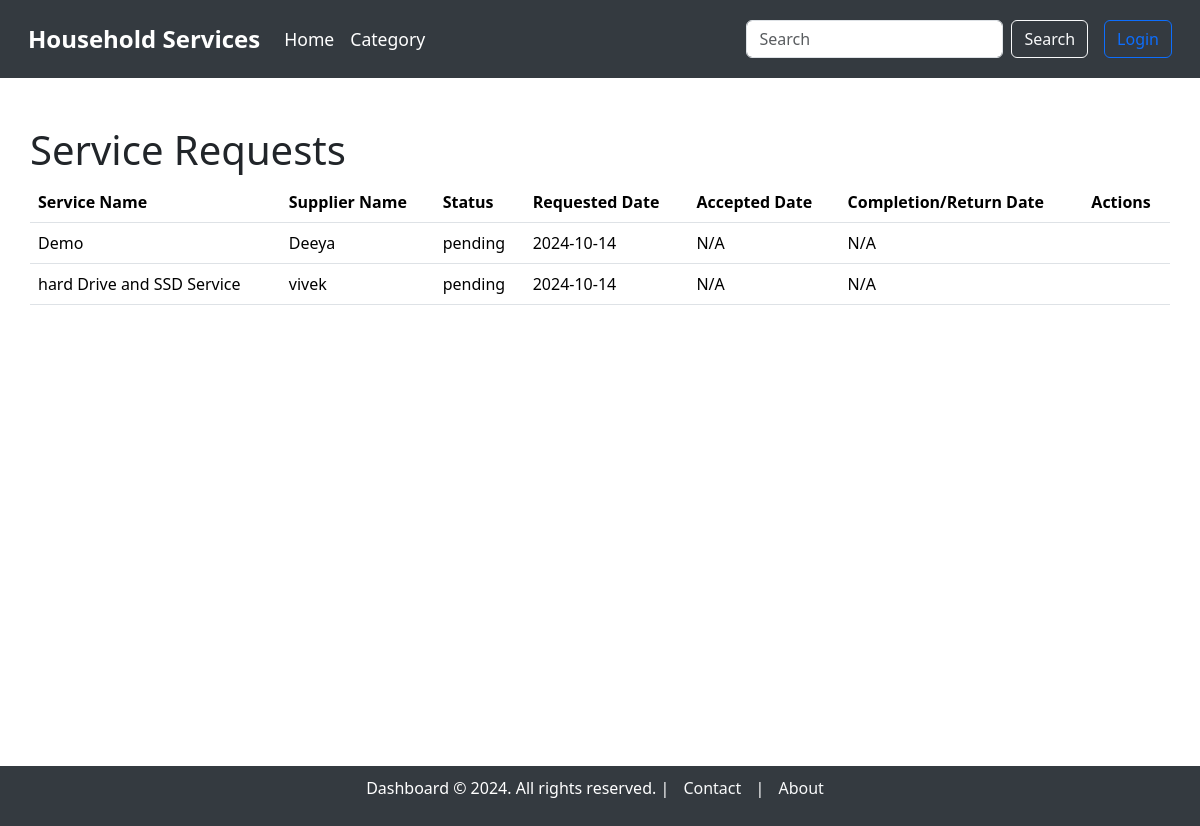
The page /service_requests on the database as committed earlier.
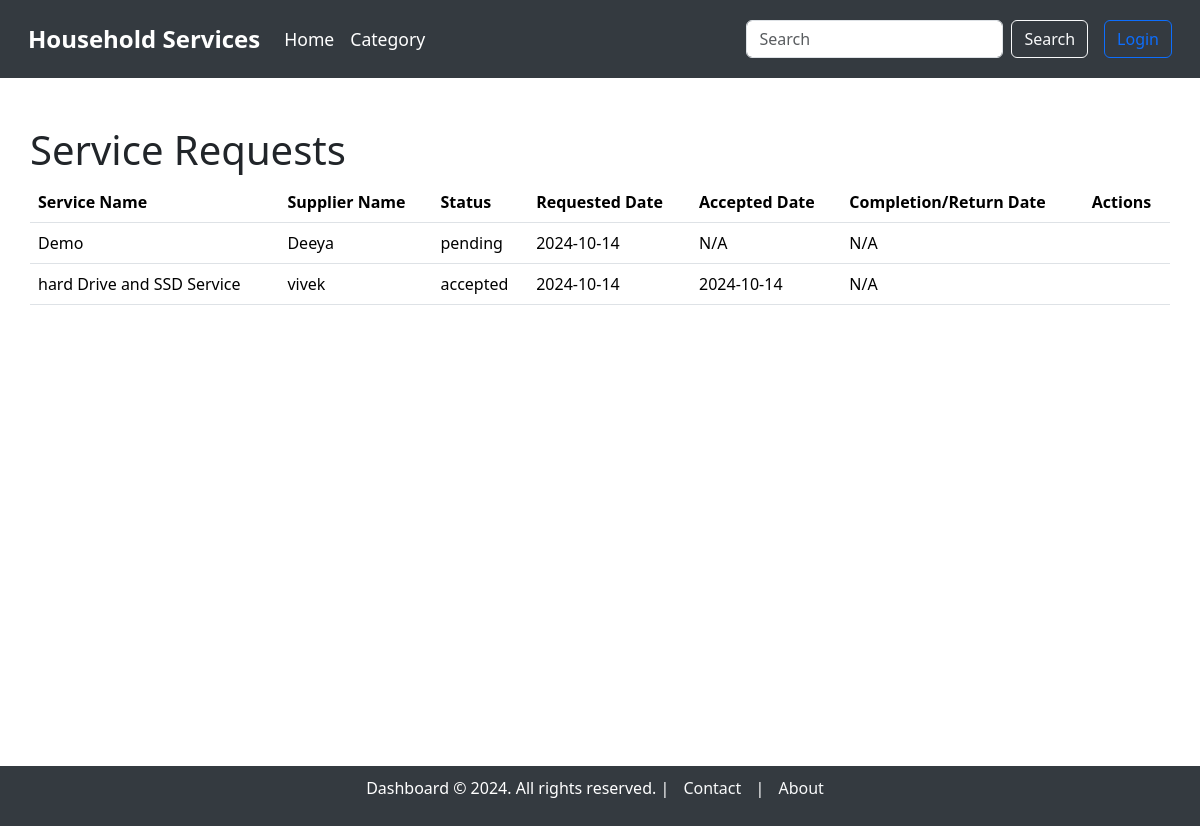
The same page on the database as committed later.
### model.py (models this page shows, shortened)
class ServiceRequest(db.Model):
    __tablename__ = "service_requests"
    service_request_id = db.Column(db.Integer, autoincrement=True, primary_key=True)
    service_id = db.Column(db.Integer, db.ForeignKey('service.service_id'), nullable=False)
    user_id = db.Column(db.Integer, db.ForeignKey('users.user_id'), nullable=False)
    supplier_id = db.Column(db.Integer, db.ForeignKey('users.user_id'), nullable=True)  # Link to supplier (optional)
    service_description = db.Column(db.String, nullable=False)
    experience_years = db.Column(db.Integer, nullable=True)
    created_at = db.Column(db.DateTime, default=datetime.utcnow)
    updated_at = db.Column(db.DateTime, default=datetime.utcnow, onupdate=datetime.utcnow)
    date_requested = db.Column(db.DateTime, default=datetime.utcnow, nullable=True)
    date_issued = db.Column(db.DateTime, nullable=True)  #accepted date
    date_completed = db.Column(db.DateTime, nullable=True)
    date_returned = db.Column(db.DateTime, nullable=True)
    status = db.Column(db.String, default='pending')  # 'pending', 'accepted', 'rejected', 'completed', 'returned', 'cancelled'
    price = db.Column(db.Integer, nullable=False)  # Price associated with the service
    customer = db.relationship('User', foreign_keys=[user_id], backref='customer_requests')
    supplier = db.relationship('User', foreign_keys=[supplier_id], backref='supplier_requests')
    service = db.relationship('Service', backref='requests')

class Service(db.Model):
    __tablename__ = "service"
    service_id = db.Column(db.Integer, autoincrement=True, primary_key=True)
    category_id = db.Column(db.Integer, db.ForeignKey('category.category_id'), nullable=False)  # Link to Category model
    supplier_id = db.Column(db.Integer, db.ForeignKey('users.user_id'), nullable=False)  # Link to the supplier
    service_name = db.Column(db.String, unique=True, nullable=False)
    service_description = db.Column(db.String, nullable=False)
    created_at = db.Column(db.DateTime, default=datetime.utcnow)
    updated_at = db.Column(db.DateTime, default=datetime.utcnow, onupdate=datetime.utcnow)
    price = db.Column(db.Integer)
    image = db.Column(db.String)  # Path to the uploaded image
    supplier = db.relationship('User', backref='services')  # Relationship to supplier (User)
    category = db.relationship('Category', backref='services')  # Relationship to Category

class User(db.Model):
    __tablename__ = "users"
    user_id = db.Column(db.Integer, autoincrement=True, primary_key=True)
    full_name = db.Column(db.String, nullable=False)
    username = db.Column(db.String, unique=True, nullable=False)
    email = db.Column(db.String, unique=True, nullable=False)
    password = db.Column(db.String, nullable=False)
    address = db.Column(db.String, nullable=False)
    pincode = db.Column(db.String, nullable=False)
    role = db.Column(db.String, nullable=False)  # 'customer' or 'supplier'
    service_name = db.Column(db.String)  # Only applicable if the user is a supplier
    experience_years = db.Column(db.Integer)  # Only applicable if the user is a supplier
    document = db.Column(db.String)  # Path or name of the uploaded document, only for suppliers

### main.py (the view, shortened to what this page needs)
@app.route('/service_requests', methods=['GET'])
def view_service_requests():
    user_id = session.get('user_id')
    role = session.get('role')
    if role == 'customer':
        service_requests = ServiceRequest.query.filter_by(user_id=user_id).filter(ServiceRequest.status.in_(['pending', 'accepted'])).all()
        service_history = ServiceRequest.query.filter_by(user_id=user_id).filter(ServiceRequest.status.in_(['completed', 'returned'])).all()
    else:
        service_requests = ServiceRequest.query.filter(ServiceRequest.status.in_(['pending', 'accepted'])).all()
        service_history = ServiceRequest.query.filter(ServiceRequest.status.in_(['completed', 'returned'])).all()
    return render_template('service_requests/service_requests.html', service_requests=service_requests, service_history=service_history)

### templates/service_requests/service_requests.html (shortened to what this page needs)
{% extends 'base_dashboard.html' %}
{% block content %}
<div class="container mt-5">
    <h1>Service Requests</h1>
    {% if service_requests %}
        <table class="table">
            <thead>
                <tr>
                    <th>Service Name</th>
                    <th>Supplier Name</th>
                    <th>Status</th>
                    <th>Requested Date</th>
                    <th>Accepted Date</th>
                    <th>Completion/Return Date</th>
                    <th>Actions</th>
                </tr>
            </thead>
            <tbody>
                {% for request in service_requests %}
                    <tr>
                        <td>{{ request.service.service_name }}</td>
                        <td>{{ request.service.supplier.full_name if request.service.supplier else 'Not Assigned' }}</td>
                        <td>{{ request.status }}</td>
                        <td>{{ request.date_requested.strftime('%Y-%m-%d') }}</td>
                        <td>
                            {% if request.date_issued %}
                                {{ request.date_issued.strftime('%Y-%m-%d') }}
                            {% else %}
                                N/A
                            {% endif %}
                        </td>
                        <td>
                            {% if request.status == 'completed' %}
                                {{ request.date_completed.strftime('%Y-%m-%d') if request.date_completed else 'N/A' }}
                            {% elif request.status == 'returned' %}
                                {{ request.date_returned.strftime('%Y-%m-%d') if request.date_returned else 'N/A' }}
                            {% else %}
                                N/A
                            {% endif %}
                        </td>
                        <td>
                        </td>
                    </tr>
                {% endfor %}
            </tbody>
        </table>
    {% else %}
        <p>No service requests found.</p>
    {% endif %}
</div>
{% endblock %}

### templates/base_dashboard.html (shortened to what this page needs)
<!DOCTYPE html>
<html lang="en">
<head>
    <link href="https://cdn.jsdelivr.net/npm/bootstrap@5.3.3/dist/css/bootstrap.min.css" rel="stylesheet"
>
</head>
<body>
    <nav class="navbar navbar-expand-lg">
        <div class="container-fluid">
            <a class="navbar-brand" href="/">Household Services</a>
            <div class="collapse navbar-collapse" id="navbarNavDropdown">
                <ul class="navbar-nav me-auto mb-2 mb-lg-0">
                    <li class="nav-item">
                        <a class="nav-link" href="/">Home</a>
                    </li>
                    <li class="nav-item">
                        <a class="nav-link" href="/category/category_dashboard.html">Category</a>
                    </li>
                </ul>
                <form class="d-flex me-3" action="/search" method="GET">
                    <input class="form-control me-2" type="search" name="query" placeholder="Search" aria-label="Search">
                    <button class="btn btn-outline-light" type="submit">Search</button>
                </form>
                <ul class="navbar-nav">
                    {% if session.get('username') %}
                        <li class="nav-item dropdown">
                            <a class="nav-link dropdown-toggle" href="#" id="accountDropdown" role="button"
                                data-bs-toggle="dropdown" aria-expanded="false">
                                Account
                            </a>
                            <ul class="dropdown-menu" aria-labelledby="accountDropdown">
                                <li><a class="dropdown-item" href="{{ url_for('profile') }}">Profile</a></li>
                                <li><a class="dropdown-item" href="{% if session.get('role') == 'supplier' %}{{ url_for('supplier_dashboard') }}{% elif session.get('role') == 'customer' %}{{ url_for('customer_dashboard') }}{% elif session.get('role') == 'admin' %}{{ url_for('admin_dashboard') }}{% endif %}">Dashboard</a></li>
                                <li><a class="dropdown-item" href="{{ url_for('view_service_requests') }}">Service Requests</a></li>
                            </ul>
                        </li>
                        <li class="nav-item">
                            <form action="{{ url_for('logout') }}" method="POST" class="d-inline">
                                <button type="submit" class="btn btn-outline-danger">Logout</button>
                            </form>
                        </li>
                    {% else %}
                        <li class="nav-item">
                            <a class="btn btn-outline-primary" href="/login">Login</a>
                        </li>
                    {% endif %}
                </ul>
            </div>
        </div>
    </nav>
    <div class="container mt-5" style="min-height: 80vh;">
        {% block content %}
        {% endblock %}
    </div>
    <footer>
        <p>Dashboard © 2024. All rights reserved. |
            <a href="/contact">Contact</a> |
            <a href="/about">About</a>
        </p>
    </footer>
</body>
</html>

### templates/base_dashboard.html (style rules this page uses)
.navbar-brand { font-weight: bold; font-size: 1.5rem; }
.nav-item .nav-link { font-size: 1.1rem; }
.navbar { background-color: #343a40; padding: 1rem; }
.navbar .nav-link, .navbar .navbar-brand { color: white; }
footer { background-color: #343a40; color: white; padding: 10px 0; text-align: center; width: 100%; position: relative; bottom: 0; }
footer a { color: #f8f9fa; margin: 0 10px; text-decoration: none; }
body { overflow-x: hidden; }
.container { max-width: 100%; padding: 0 15px; }

Rows that differ between the two databases and show on the page:
changed ServiceRequest "hard Drive and SSD Service": status "pending" → "accepted"; date_issued (not shown) → "2024-10-14"; no longer shows "N/A"
